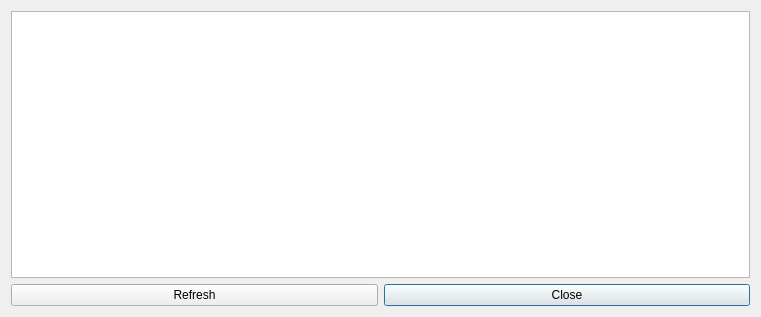
<?xml version="1.0" encoding="UTF-8"?>
<ui version="4.0">
 <class>REDTabSettingsAPDhcpLeasesDialog</class>
 <widget class="QDialog" name="REDTabSettingsAPDhcpLeasesDialog">
  <property name="geometry">
   <rect>
    <x>0</x>
    <y>0</y>
    <width>761</width>
    <height>317</height>
   </rect>
  </property>
  <property name="windowTitle">
   <string>DHCP Leases</string>
  </property>
  <layout class="QGridLayout" name="gridLayout">
   <item row="0" column="0">
    <widget class="QTreeView" name="tview_ap_leases">
     <property name="editTriggers">
      <set>QAbstractItemView::NoEditTriggers</set>
     </property>
     <property name="alternatingRowColors">
      <bool>true</bool>
     </property>
     <property name="selectionMode">
      <enum>QAbstractItemView::NoSelection</enum>
     </property>
     <property name="rootIsDecorated">
      <bool>false</bool>
     </property>
    </widget>
   </item>
   <item row="1" column="0">
    <layout class="QHBoxLayout" name="horizontalLayout">
     <item>
      <widget class="QPushButton" name="pbutton_ap_leases_refresh">
       <property name="text">
        <string>Refresh</string>
       </property>
       <property name="autoDefault">
        <bool>false</bool>
       </property>
      </widget>
     </item>
     <item>
      <widget class="QPushButton" name="pbutton_ap_leases_close">
       <property name="text">
        <string>Close</string>
       </property>
       <property name="default">
        <bool>false</bool>
       </property>
      </widget>
     </item>
    </layout>
   </item>
  </layout>
 </widget>
 <tabstops>
  <tabstop>tview_ap_leases</tabstop>
  <tabstop>pbutton_ap_leases_refresh</tabstop>
  <tabstop>pbutton_ap_leases_close</tabstop>
 </tabstops>
 <resources/>
 <connections/>
</ui>
